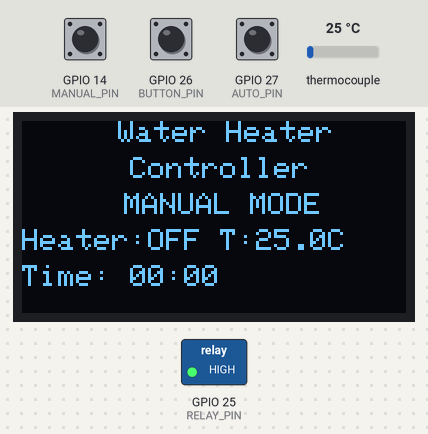
Bench run of a sketch on a simulated ESP32. Shown: 128×64 one-colour display, switched loads named in the sketch (green lamp = pin HIGH). The inputs (shaded band) are chosen by the test bench; at power-on: GPIO 26 (BUTTON_PIN) HIGH, GPIO 27 (AUTO_PIN) HIGH, thermocouple 25 °C, GPIO 14 (MANUAL_PIN) HIGH.

Above: at 1.2 s.
1.3 s: GPIO 26 (BUTTON_PIN) pulled LOW for 0.15 s
At 2.1 s:
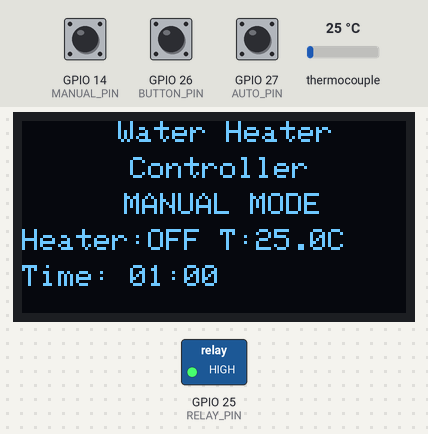
4.6 s: GPIO 27 (AUTO_PIN) pulled LOW for 0.15 s
At 5.3 s:
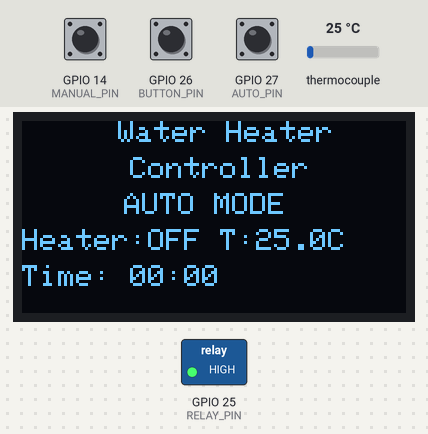
6.2 s: thermocouple set to 6 °C
At 7.0 s:
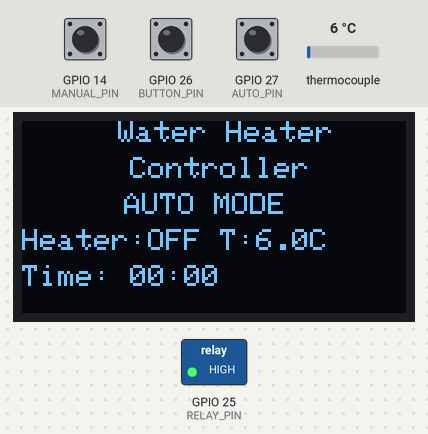
7.9 s: GPIO 14 (MANUAL_PIN) pulled LOW for 0.15 s
At 8.7 s:
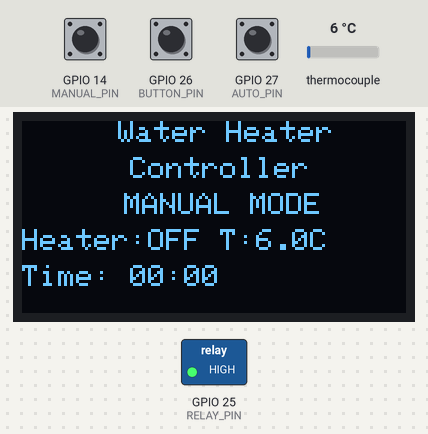
9.5 s: GPIO 26 (BUTTON_PIN) pulled LOW for 1 s
At 11.5 s:
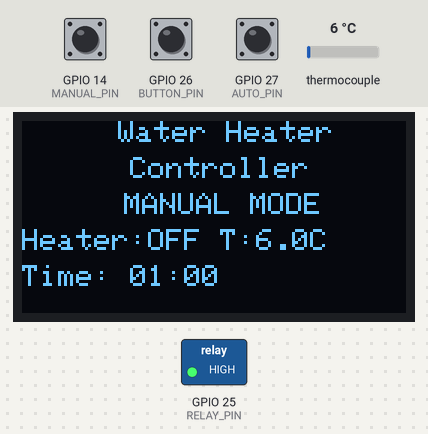
13.6 s: thermocouple set to 75 °C
At 15.5 s:
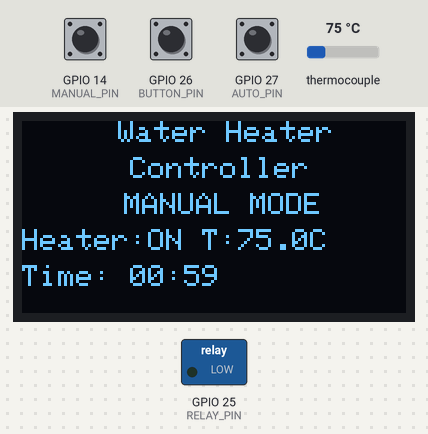
Timing chart, 0 to 17.0 s (numbered marks = the images above; inputs shaded):
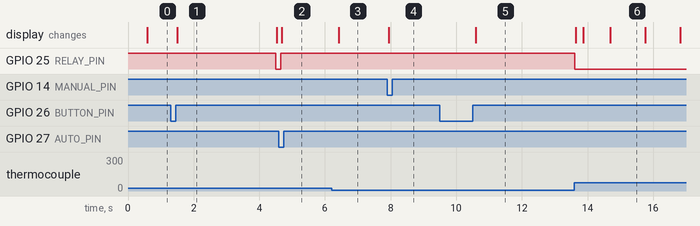

The sketch:

Thermocouple_test.ino
```cpp
#include <Arduino.h>
#include <Wire.h>
#include <Adafruit_GFX.h>
#include <Adafruit_SSD1306.h>
#include <max6675.h>

#define SCREEN_WIDTH 128
#define SCREEN_HEIGHT 64
#define OLED_RESET -1

#define SDA 21
#define SCL 22

Adafruit_SSD1306 display(SCREEN_WIDTH, SCREEN_HEIGHT, &Wire, OLED_RESET);

#define thermoSO 19
#define thermoCS 5
#define thermoSCK 18

MAX6675 thermocouple(thermoSCK, thermoCS, thermoSO);

#define MANUAL_PIN 14
#define AUTO_PIN   27
#define BUTTON_PIN 26
#define RELAY_PIN 25

enum ManualState {
    MANUAL_S1_IDLE,
    MANUAL_S1_INPUT,
    //MANUAL_S1_WAIT_START,
    MANUAL_S1_RUN,
    MANUAL_S1_DONE,

    MANUAL_TEMP_SET,
    MANUAL_TEMP_WAIT,
    MANUAL_TEMP_HEAT,
    MANUAL_TEMP_DONE
};

ManualState manualState = MANUAL_S1_IDLE;

enum SystemMode {
    MODE_MANUAL,
    MODE_AUTO
};

SystemMode currentMode = MODE_MANUAL;
SystemMode lastMode = MODE_MANUAL;

float temperatureC = 0;
float targetTemp = 0;

unsigned long remainingSeconds = 0;
unsigned long lastSecond = 0;
unsigned long stateTimer = 0;
unsigned long idleTimer = 0;
unsigned long situation1StartTime = 0;

bool tempConfirmed = false;

bool blinkState = true;
unsigned long blinkTimer = 0;

bool lastButton = HIGH;
unsigned long buttonPressTime = 0;
bool longPressState = false;

unsigned long lastTempRead = 0;
#define TEMP_READ_INTERVAL 500

void readTemperature() {
    if ((millis() - lastTempRead) >= TEMP_READ_INTERVAL) {
        lastTempRead = millis();
        double t = thermocouple.readCelsius();
        if (!isnan(t)) temperatureC = t;
        else Serial.println("Error reading temp");
    }
}

void readModeSwitch() {
    if (digitalRead(MANUAL_PIN) == LOW &&
        digitalRead(AUTO_PIN) == HIGH) {
        currentMode = MODE_MANUAL;
    } else if (digitalRead(AUTO_PIN) == LOW &&
               digitalRead(MANUAL_PIN) == HIGH) {
        currentMode = MODE_AUTO;
    }
}

void resetManual() {
    manualState = MANUAL_S1_IDLE;
    remainingSeconds = 0;
    tempConfirmed = false;

    situation1StartTime = millis();
    idleTimer = millis();

    digitalWrite(RELAY_PIN, HIGH);
}

void handleButton() {
    bool btn = digitalRead(BUTTON_PIN);
    //checking if pressed
    if (lastButton == HIGH && btn == LOW) {
        buttonPressTime = millis();
        longPressState = false;
    }
    //long press check
    if (btn == LOW && !longPressState && (millis() - buttonPressTime) > 2000) {
        resetManual();
        longPressState = true;
    }

    if (lastButton == LOW && btn == HIGH && !longPressState) {
        if (manualState == MANUAL_S1_IDLE ||
            manualState == MANUAL_S1_INPUT ||
            manualState == MANUAL_S1_RUN) {
            remainingSeconds += 60;
            //you can add time when the heater is idle/running/or while input

            if (manualState != MANUAL_S1_RUN) {
                manualState = MANUAL_S1_INPUT;
                stateTimer = millis();
            }
        } else if (manualState == MANUAL_TEMP_SET) {
            targetTemp++;
            tempConfirmed = true;
            stateTimer = millis();
        }
    }
    lastButton = btn;
}

void handleManualState() {
    //if user is idle for more than 10s they would like to manually set temp
    if (manualState == MANUAL_S1_IDLE && (millis() - situation1StartTime >= 10000)) {
        targetTemp = (int) temperatureC; //UX friendly (starting from the detected temp)
        tempConfirmed = false;
        manualState = MANUAL_TEMP_SET;
        idleTimer = millis();
    }

    //starting situation-1
    if (manualState == MANUAL_S1_INPUT && (millis() - stateTimer) >= 3000) {
        manualState = MANUAL_S1_RUN;
        lastSecond = millis();
    }

    //timer countdown
    if (manualState == MANUAL_S1_RUN) {
        if ((millis() - lastSecond) >= 1000) {
            lastSecond = millis();
            if (remainingSeconds > 0) remainingSeconds--;
        }

        if (remainingSeconds == 0) {
            manualState = MANUAL_S1_DONE;
            stateTimer = millis();
        }
    }
    // Situation-2 timeout
    if (manualState == MANUAL_TEMP_SET && !tempConfirmed && (millis() - idleTimer) >= 10000) {
        resetManual();
    }
    if (manualState == MANUAL_TEMP_SET &&
        tempConfirmed &&
        millis() - stateTimer >= 3000) {
        manualState = MANUAL_TEMP_HEAT;
    }

    if (manualState == MANUAL_TEMP_HEAT &&
        temperatureC >= targetTemp) {
        manualState = MANUAL_TEMP_DONE;
        stateTimer = millis();
    }

    if (manualState == MANUAL_TEMP_DONE &&
        millis() - stateTimer >= 5000) {
        resetManual();
    }
}

void controlRelay() {
    if (manualState == MANUAL_S1_RUN ||
        (manualState == MANUAL_TEMP_HEAT &&
        temperatureC < targetTemp)) {
        digitalWrite(RELAY_PIN, LOW); //on
    } else {
        digitalWrite(RELAY_PIN, HIGH); //off
    }
}

void printTime(unsigned long s) {
  int m = s / 60;
  int sec = s % 60;
  if (m < 10) display.print("0");
  display.print(m);
  display.print(":");
  if (sec < 10) display.print("0");
  display.print(sec);
}

void showOLED() {
  display.clearDisplay();
  display.setTextSize(1);

  display.setCursor(32, 0); display.print("Water Heater");
  display.setCursor(36, 12); display.print("Controller");

  display.setCursor(34, 24);
if (currentMode == MODE_MANUAL) {
  display.print("MANUAL MODE");
} else {
  display.print("AUTO MODE");
}
          // ---------- LINE 4 ALWAYS ----------
        display.setCursor(0, 36);
        display.print("Heater:");
        display.print(digitalRead(RELAY_PIN) == LOW ? "ON " : "OFF ");
        display.print("T:");
        display.print(temperatureC, 1);
        display.print("C");

display.setCursor(0, 48);
if (millis() - blinkTimer >= 600) {
  blinkTimer = millis();
  blinkState = !blinkState;
}

switch (manualState) {

    case MANUAL_TEMP_SET:
    display.print("Set Temp: ");

    if (!tempConfirmed) {
      // Waiting for user → BLINK
      if (blinkState) {
        display.print(targetTemp, 0);
      } else {
        display.print("  ");
      }
    } else {
      // User pressed → solid value
      display.print(targetTemp, 0);
    }

    display.print("C");
    break;


  case MANUAL_TEMP_WAIT:
    display.print("Starting Heater...");
    break;

  case MANUAL_TEMP_HEAT:
    display.print("Target: ");
    display.print(targetTemp, 0);
    display.print("C");
    break;

  case MANUAL_TEMP_DONE:
    display.print("Target Reached");
    break;

  default:
    display.print("Time: ");
    printTime(remainingSeconds);
    break;
}

  display.display();
}

void setup() {
    Serial.begin(115200);

    pinMode(MANUAL_PIN, INPUT_PULLUP);
    pinMode(AUTO_PIN, INPUT_PULLUP);
    pinMode(BUTTON_PIN, INPUT_PULLUP);
    pinMode(RELAY_PIN, OUTPUT);
    digitalWrite(RELAY_PIN, HIGH);

    Wire.begin(SDA, SCL);

    if (!display.begin(SSD1306_SWITCHCAPVCC, 0x3C)) {
        Serial.println("OLED not found");
        while (true);
    }
    display.clearDisplay();
    display.setTextColor(WHITE);

    idleTimer = millis();
    situation1StartTime = millis();
}

void loop() {
    readTemperature();
    readModeSwitch();

    if (currentMode != lastMode) {
        resetManual();
        digitalWrite(RELAY_PIN, HIGH);
        lastMode = currentMode;
    }

    if (currentMode == MODE_MANUAL) {
        handleButton();
        handleManualState();
        controlRelay();
    } else {
        digitalWrite(RELAY_PIN, HIGH);
    }

    showOLED();
    delay(50);
}
```

Measured:
- after the input at 1.3 s, GPIO 25 (RELAY_PIN): HIGH → LOW after 3.2 s; the display: changes after 0.20 s (image 1)
- after the input at 4.6 s, GPIO 25 (RELAY_PIN): LOW → HIGH after 0.06 s; the display: changes after 0.08 s (image 2)
- after the input at 6.2 s, the display: changes after 0.23 s (image 3)
- after the input at 7.9 s, the display: changes at once (image 4)
- after the input at 9.5 s, the display: changes after 1.1 s (image 5)
- what the display in image 1 shows lasts 3.0 s, from 1.5 s to 4.5 s
